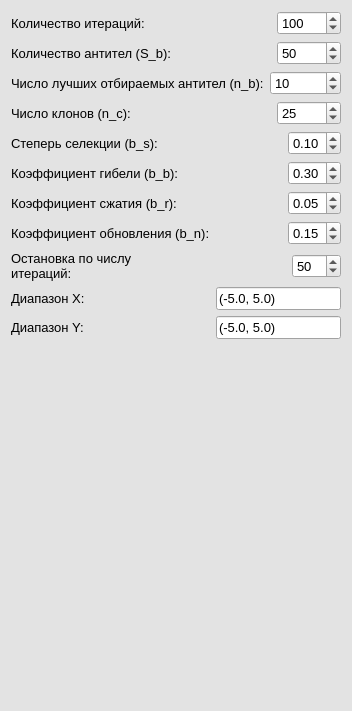
<?xml version="1.0" encoding="UTF-8"?>
<ui version="4.0">
 <class>Form</class>
 <widget class="QWidget" name="Form">
  <property name="geometry">
   <rect>
    <x>0</x>
    <y>0</y>
    <width>352</width>
    <height>711</height>
   </rect>
  </property>
  <property name="palette">
   <palette>
    <active>
     <colorrole role="WindowText">
      <brush brushstyle="SolidPattern">
       <color alpha="255">
        <red>0</red>
        <green>0</green>
        <blue>0</blue>
       </color>
      </brush>
     </colorrole>
     <colorrole role="Button">
      <brush brushstyle="SolidPattern">
       <color alpha="255">
        <red>227</red>
        <green>227</green>
        <blue>227</blue>
       </color>
      </brush>
     </colorrole>
     <colorrole role="Light">
      <brush brushstyle="SolidPattern">
       <color alpha="255">
        <red>255</red>
        <green>255</green>
        <blue>255</blue>
       </color>
      </brush>
     </colorrole>
     <colorrole role="Midlight">
      <brush brushstyle="SolidPattern">
       <color alpha="255">
        <red>241</red>
        <green>241</green>
        <blue>241</blue>
       </color>
      </brush>
     </colorrole>
     <colorrole role="Dark">
      <brush brushstyle="SolidPattern">
       <color alpha="255">
        <red>113</red>
        <green>113</green>
        <blue>113</blue>
       </color>
      </brush>
     </colorrole>
     <colorrole role="Mid">
      <brush brushstyle="SolidPattern">
       <color alpha="255">
        <red>151</red>
        <green>151</green>
        <blue>151</blue>
       </color>
      </brush>
     </colorrole>
     <colorrole role="Text">
      <brush brushstyle="SolidPattern">
       <color alpha="255">
        <red>0</red>
        <green>0</green>
        <blue>0</blue>
       </color>
      </brush>
     </colorrole>
     <colorrole role="BrightText">
      <brush brushstyle="SolidPattern">
       <color alpha="255">
        <red>255</red>
        <green>255</green>
        <blue>255</blue>
       </color>
      </brush>
     </colorrole>
     <colorrole role="ButtonText">
      <brush brushstyle="SolidPattern">
       <color alpha="255">
        <red>0</red>
        <green>0</green>
        <blue>0</blue>
       </color>
      </brush>
     </colorrole>
     <colorrole role="Base">
      <brush brushstyle="SolidPattern">
       <color alpha="255">
        <red>255</red>
        <green>255</green>
        <blue>255</blue>
       </color>
      </brush>
     </colorrole>
     <colorrole role="Window">
      <brush brushstyle="SolidPattern">
       <color alpha="255">
        <red>227</red>
        <green>227</green>
        <blue>227</blue>
       </color>
      </brush>
     </colorrole>
     <colorrole role="Shadow">
      <brush brushstyle="SolidPattern">
       <color alpha="255">
        <red>0</red>
        <green>0</green>
        <blue>0</blue>
       </color>
      </brush>
     </colorrole>
     <colorrole role="AlternateBase">
      <brush brushstyle="SolidPattern">
       <color alpha="255">
        <red>241</red>
        <green>241</green>
        <blue>241</blue>
       </color>
      </brush>
     </colorrole>
     <colorrole role="ToolTipBase">
      <brush brushstyle="SolidPattern">
       <color alpha="255">
        <red>255</red>
        <green>255</green>
        <blue>220</blue>
       </color>
      </brush>
     </colorrole>
     <colorrole role="ToolTipText">
      <brush brushstyle="SolidPattern">
       <color alpha="255">
        <red>0</red>
        <green>0</green>
        <blue>0</blue>
       </color>
      </brush>
     </colorrole>
     <colorrole role="PlaceholderText">
      <brush brushstyle="SolidPattern">
       <color alpha="128">
        <red>0</red>
        <green>0</green>
        <blue>0</blue>
       </color>
      </brush>
     </colorrole>
    </active>
    <inactive>
     <colorrole role="WindowText">
      <brush brushstyle="SolidPattern">
       <color alpha="255">
        <red>0</red>
        <green>0</green>
        <blue>0</blue>
       </color>
      </brush>
     </colorrole>
     <colorrole role="Button">
      <brush brushstyle="SolidPattern">
       <color alpha="255">
        <red>227</red>
        <green>227</green>
        <blue>227</blue>
       </color>
      </brush>
     </colorrole>
     <colorrole role="Light">
      <brush brushstyle="SolidPattern">
       <color alpha="255">
        <red>255</red>
        <green>255</green>
        <blue>255</blue>
       </color>
      </brush>
     </colorrole>
     <colorrole role="Midlight">
      <brush brushstyle="SolidPattern">
       <color alpha="255">
        <red>241</red>
        <green>241</green>
        <blue>241</blue>
       </color>
      </brush>
     </colorrole>
     <colorrole role="Dark">
      <brush brushstyle="SolidPattern">
       <color alpha="255">
        <red>113</red>
        <green>113</green>
        <blue>113</blue>
       </color>
      </brush>
     </colorrole>
     <colorrole role="Mid">
      <brush brushstyle="SolidPattern">
       <color alpha="255">
        <red>151</red>
        <green>151</green>
        <blue>151</blue>
       </color>
      </brush>
     </colorrole>
     <colorrole role="Text">
      <brush brushstyle="SolidPattern">
       <color alpha="255">
        <red>0</red>
        <green>0</green>
        <blue>0</blue>
       </color>
      </brush>
     </colorrole>
     <colorrole role="BrightText">
      <brush brushstyle="SolidPattern">
       <color alpha="255">
        <red>255</red>
        <green>255</green>
        <blue>255</blue>
       </color>
      </brush>
     </colorrole>
     <colorrole role="ButtonText">
      <brush brushstyle="SolidPattern">
       <color alpha="255">
        <red>0</red>
        <green>0</green>
        <blue>0</blue>
       </color>
      </brush>
     </colorrole>
     <colorrole role="Base">
      <brush brushstyle="SolidPattern">
       <color alpha="255">
        <red>255</red>
        <green>255</green>
        <blue>255</blue>
       </color>
      </brush>
     </colorrole>
     <colorrole role="Window">
      <brush brushstyle="SolidPattern">
       <color alpha="255">
        <red>227</red>
        <green>227</green>
        <blue>227</blue>
       </color>
      </brush>
     </colorrole>
     <colorrole role="Shadow">
      <brush brushstyle="SolidPattern">
       <color alpha="255">
        <red>0</red>
        <green>0</green>
        <blue>0</blue>
       </color>
      </brush>
     </colorrole>
     <colorrole role="AlternateBase">
      <brush brushstyle="SolidPattern">
       <color alpha="255">
        <red>241</red>
        <green>241</green>
        <blue>241</blue>
       </color>
      </brush>
     </colorrole>
     <colorrole role="ToolTipBase">
      <brush brushstyle="SolidPattern">
       <color alpha="255">
        <red>255</red>
        <green>255</green>
        <blue>220</blue>
       </color>
      </brush>
     </colorrole>
     <colorrole role="ToolTipText">
      <brush brushstyle="SolidPattern">
       <color alpha="255">
        <red>0</red>
        <green>0</green>
        <blue>0</blue>
       </color>
      </brush>
     </colorrole>
     <colorrole role="PlaceholderText">
      <brush brushstyle="SolidPattern">
       <color alpha="128">
        <red>0</red>
        <green>0</green>
        <blue>0</blue>
       </color>
      </brush>
     </colorrole>
    </inactive>
    <disabled>
     <colorrole role="WindowText">
      <brush brushstyle="SolidPattern">
       <color alpha="255">
        <red>113</red>
        <green>113</green>
        <blue>113</blue>
       </color>
      </brush>
     </colorrole>
     <colorrole role="Button">
      <brush brushstyle="SolidPattern">
       <color alpha="255">
        <red>227</red>
        <green>227</green>
        <blue>227</blue>
       </color>
      </brush>
     </colorrole>
     <colorrole role="Light">
      <brush brushstyle="SolidPattern">
       <color alpha="255">
        <red>255</red>
        <green>255</green>
        <blue>255</blue>
       </color>
      </brush>
     </colorrole>
     <colorrole role="Midlight">
      <brush brushstyle="SolidPattern">
       <color alpha="255">
        <red>241</red>
        <green>241</green>
        <blue>241</blue>
       </color>
      </brush>
     </colorrole>
     <colorrole role="Dark">
      <brush brushstyle="SolidPattern">
       <color alpha="255">
        <red>113</red>
        <green>113</green>
        <blue>113</blue>
       </color>
      </brush>
     </colorrole>
     <colorrole role="Mid">
      <brush brushstyle="SolidPattern">
       <color alpha="255">
        <red>151</red>
        <green>151</green>
        <blue>151</blue>
       </color>
      </brush>
     </colorrole>
     <colorrole role="Text">
      <brush brushstyle="SolidPattern">
       <color alpha="255">
        <red>113</red>
        <green>113</green>
        <blue>113</blue>
       </color>
      </brush>
     </colorrole>
     <colorrole role="BrightText">
      <brush brushstyle="SolidPattern">
       <color alpha="255">
        <red>255</red>
        <green>255</green>
        <blue>255</blue>
       </color>
      </brush>
     </colorrole>
     <colorrole role="ButtonText">
      <brush brushstyle="SolidPattern">
       <color alpha="255">
        <red>113</red>
        <green>113</green>
        <blue>113</blue>
       </color>
      </brush>
     </colorrole>
     <colorrole role="Base">
      <brush brushstyle="SolidPattern">
       <color alpha="255">
        <red>227</red>
        <green>227</green>
        <blue>227</blue>
       </color>
      </brush>
     </colorrole>
     <colorrole role="Window">
      <brush brushstyle="SolidPattern">
       <color alpha="255">
        <red>227</red>
        <green>227</green>
        <blue>227</blue>
       </color>
      </brush>
     </colorrole>
     <colorrole role="Shadow">
      <brush brushstyle="SolidPattern">
       <color alpha="255">
        <red>0</red>
        <green>0</green>
        <blue>0</blue>
       </color>
      </brush>
     </colorrole>
     <colorrole role="AlternateBase">
      <brush brushstyle="SolidPattern">
       <color alpha="255">
        <red>227</red>
        <green>227</green>
        <blue>227</blue>
       </color>
      </brush>
     </colorrole>
     <colorrole role="ToolTipBase">
      <brush brushstyle="SolidPattern">
       <color alpha="255">
        <red>255</red>
        <green>255</green>
        <blue>220</blue>
       </color>
      </brush>
     </colorrole>
     <colorrole role="ToolTipText">
      <brush brushstyle="SolidPattern">
       <color alpha="255">
        <red>0</red>
        <green>0</green>
        <blue>0</blue>
       </color>
      </brush>
     </colorrole>
     <colorrole role="PlaceholderText">
      <brush brushstyle="SolidPattern">
       <color alpha="128">
        <red>0</red>
        <green>0</green>
        <blue>0</blue>
       </color>
      </brush>
     </colorrole>
    </disabled>
   </palette>
  </property>
  <property name="windowTitle">
   <string>Form</string>
  </property>
  <layout class="QVBoxLayout" name="verticalLayout">
   <item>
    <layout class="QHBoxLayout" name="horizontalLayout_10">
     <item>
      <widget class="QLabel" name="label_2">
       <property name="font">
        <font>
         <pointsize>10</pointsize>
        </font>
       </property>
       <property name="text">
        <string>Количество итераций:</string>
       </property>
      </widget>
     </item>
     <item>
      <spacer name="horizontalSpacer">
       <property name="orientation">
        <enum>Qt::Horizontal</enum>
       </property>
       <property name="sizeHint" stdset="0">
        <size>
         <width>40</width>
         <height>20</height>
        </size>
       </property>
      </spacer>
     </item>
     <item>
      <widget class="QSpinBox" name="iteration_count">
       <property name="font">
        <font>
         <pointsize>10</pointsize>
        </font>
       </property>
       <property name="minimum">
        <number>1</number>
       </property>
       <property name="maximum">
        <number>10000</number>
       </property>
       <property name="singleStep">
        <number>10</number>
       </property>
       <property name="value">
        <number>100</number>
       </property>
      </widget>
     </item>
    </layout>
   </item>
   <item>
    <layout class="QHBoxLayout" name="horizontalLayout_14">
     <item>
      <widget class="QLabel" name="label_13">
       <property name="font">
        <font>
         <pointsize>10</pointsize>
        </font>
       </property>
       <property name="text">
        <string>Количество антител (S_b):</string>
       </property>
      </widget>
     </item>
     <item>
      <spacer name="horizontalSpacer_2">
       <property name="orientation">
        <enum>Qt::Horizontal</enum>
       </property>
       <property name="sizeHint" stdset="0">
        <size>
         <width>40</width>
         <height>20</height>
        </size>
       </property>
      </spacer>
     </item>
     <item>
      <widget class="QSpinBox" name="antibody_count">
       <property name="font">
        <font>
         <pointsize>10</pointsize>
        </font>
       </property>
       <property name="minimum">
        <number>1</number>
       </property>
       <property name="maximum">
        <number>10000</number>
       </property>
       <property name="singleStep">
        <number>10</number>
       </property>
       <property name="value">
        <number>50</number>
       </property>
      </widget>
     </item>
    </layout>
   </item>
   <item>
    <layout class="QHBoxLayout" name="horizontalLayout_12">
     <item>
      <widget class="QLabel" name="label_11">
       <property name="font">
        <font>
         <pointsize>10</pointsize>
        </font>
       </property>
       <property name="text">
        <string>Число лучших отбираемых антител (n_b):</string>
       </property>
      </widget>
     </item>
     <item>
      <widget class="QSpinBox" name="num_best_antibodies">
       <property name="font">
        <font>
         <pointsize>10</pointsize>
        </font>
       </property>
       <property name="minimum">
        <number>1</number>
       </property>
       <property name="maximum">
        <number>10000</number>
       </property>
       <property name="singleStep">
        <number>10</number>
       </property>
       <property name="value">
        <number>10</number>
       </property>
      </widget>
     </item>
    </layout>
   </item>
   <item>
    <layout class="QHBoxLayout" name="horizontalLayout_4">
     <item>
      <widget class="QLabel" name="label">
       <property name="font">
        <font>
         <pointsize>10</pointsize>
        </font>
       </property>
       <property name="text">
        <string>Число клонов (n_c):</string>
       </property>
      </widget>
     </item>
     <item>
      <spacer name="horizontalSpacer_5">
       <property name="orientation">
        <enum>Qt::Horizontal</enum>
       </property>
       <property name="sizeHint" stdset="0">
        <size>
         <width>40</width>
         <height>20</height>
        </size>
       </property>
      </spacer>
     </item>
     <item>
      <widget class="QSpinBox" name="num_clones">
       <property name="font">
        <font>
         <pointsize>10</pointsize>
        </font>
       </property>
       <property name="maximum">
        <number>10000</number>
       </property>
       <property name="singleStep">
        <number>5</number>
       </property>
       <property name="value">
        <number>25</number>
       </property>
      </widget>
     </item>
    </layout>
   </item>
   <item>
    <layout class="QHBoxLayout" name="horizontalLayout_5">
     <item>
      <widget class="QLabel" name="label_5">
       <property name="font">
        <font>
         <pointsize>10</pointsize>
        </font>
       </property>
       <property name="text">
        <string>Степерь селекции (b_s):</string>
       </property>
      </widget>
     </item>
     <item>
      <spacer name="horizontalSpacer_3">
       <property name="orientation">
        <enum>Qt::Horizontal</enum>
       </property>
       <property name="sizeHint" stdset="0">
        <size>
         <width>40</width>
         <height>20</height>
        </size>
       </property>
      </spacer>
     </item>
     <item>
      <widget class="QDoubleSpinBox" name="selection_ratio">
       <property name="font">
        <font>
         <pointsize>10</pointsize>
        </font>
       </property>
       <property name="minimum">
        <double>0.000000000000000</double>
       </property>
       <property name="maximum">
        <double>1.000000000000000</double>
       </property>
       <property name="singleStep">
        <double>0.050000000000000</double>
       </property>
       <property name="value">
        <double>0.100000000000000</double>
       </property>
      </widget>
     </item>
    </layout>
   </item>
   <item>
    <layout class="QHBoxLayout" name="horizontalLayout_7">
     <item>
      <widget class="QLabel" name="label_7">
       <property name="font">
        <font>
         <pointsize>10</pointsize>
        </font>
       </property>
       <property name="text">
        <string>Коэффициент гибели (b_b):</string>
       </property>
      </widget>
     </item>
     <item>
      <spacer name="horizontalSpacer_7">
       <property name="orientation">
        <enum>Qt::Horizontal</enum>
       </property>
       <property name="sizeHint" stdset="0">
        <size>
         <width>40</width>
         <height>20</height>
        </size>
       </property>
      </spacer>
     </item>
     <item>
      <widget class="QDoubleSpinBox" name="death_ratio">
       <property name="font">
        <font>
         <pointsize>10</pointsize>
        </font>
       </property>
       <property name="minimum">
        <double>0.000000000000000</double>
       </property>
       <property name="maximum">
        <double>5.000000000000000</double>
       </property>
       <property name="singleStep">
        <double>0.050000000000000</double>
       </property>
       <property name="value">
        <double>0.300000000000000</double>
       </property>
      </widget>
     </item>
    </layout>
   </item>
   <item>
    <layout class="QHBoxLayout" name="horizontalLayout">
     <item>
      <widget class="QLabel" name="label_4">
       <property name="font">
        <font>
         <pointsize>10</pointsize>
        </font>
       </property>
       <property name="text">
        <string>Коэффициент сжатия (b_r):</string>
       </property>
       <property name="wordWrap">
        <bool>false</bool>
       </property>
      </widget>
     </item>
     <item>
      <spacer name="horizontalSpacer_8">
       <property name="orientation">
        <enum>Qt::Horizontal</enum>
       </property>
       <property name="sizeHint" stdset="0">
        <size>
         <width>40</width>
         <height>20</height>
        </size>
       </property>
      </spacer>
     </item>
     <item>
      <widget class="QDoubleSpinBox" name="compression_ratio">
       <property name="font">
        <font>
         <pointsize>10</pointsize>
        </font>
       </property>
       <property name="maximum">
        <double>1.000000000000000</double>
       </property>
       <property name="singleStep">
        <double>0.050000000000000</double>
       </property>
       <property name="value">
        <double>0.050000000000000</double>
       </property>
      </widget>
     </item>
    </layout>
   </item>
   <item>
    <layout class="QHBoxLayout" name="horizontalLayout_13">
     <item>
      <widget class="QLabel" name="refresh_ratio_label">
       <property name="font">
        <font>
         <pointsize>10</pointsize>
        </font>
       </property>
       <property name="text">
        <string>Коэффициент обновления (b_n):</string>
       </property>
      </widget>
     </item>
     <item>
      <spacer name="horizontalSpacer_9">
       <property name="orientation">
        <enum>Qt::Horizontal</enum>
       </property>
       <property name="sizeHint" stdset="0">
        <size>
         <width>40</width>
         <height>20</height>
        </size>
       </property>
      </spacer>
     </item>
     <item>
      <widget class="QDoubleSpinBox" name="refresh_ratio">
       <property name="font">
        <font>
         <pointsize>10</pointsize>
        </font>
       </property>
       <property name="minimum">
        <double>0.000000000000000</double>
       </property>
       <property name="maximum">
        <double>5.000000000000000</double>
       </property>
       <property name="singleStep">
        <double>0.050000000000000</double>
       </property>
       <property name="value">
        <double>0.150000000000000</double>
       </property>
      </widget>
     </item>
    </layout>
   </item>
   <item>
    <layout class="QHBoxLayout" name="horizontalLayout_11">
     <item>
      <widget class="QLabel" name="label_8">
       <property name="font">
        <font>
         <pointsize>10</pointsize>
        </font>
       </property>
       <property name="text">
        <string>Остановка по числу итераций:</string>
       </property>
       <property name="wordWrap">
        <bool>true</bool>
       </property>
      </widget>
     </item>
     <item>
      <spacer name="horizontalSpacer_4">
       <property name="orientation">
        <enum>Qt::Horizontal</enum>
       </property>
       <property name="sizeHint" stdset="0">
        <size>
         <width>40</width>
         <height>20</height>
        </size>
       </property>
      </spacer>
     </item>
     <item>
      <widget class="QSpinBox" name="no_changes_iterations_count">
       <property name="font">
        <font>
         <pointsize>10</pointsize>
        </font>
       </property>
       <property name="maximum">
        <number>100</number>
       </property>
       <property name="value">
        <number>50</number>
       </property>
      </widget>
     </item>
    </layout>
   </item>
   <item>
    <layout class="QHBoxLayout" name="horizontalLayout_8">
     <item>
      <widget class="QLabel" name="label_9">
       <property name="font">
        <font>
         <pointsize>10</pointsize>
        </font>
       </property>
       <property name="text">
        <string>Диапазон X:</string>
       </property>
      </widget>
     </item>
     <item>
      <spacer name="horizontalSpacer_10">
       <property name="orientation">
        <enum>Qt::Horizontal</enum>
       </property>
       <property name="sizeHint" stdset="0">
        <size>
         <width>40</width>
         <height>20</height>
        </size>
       </property>
      </spacer>
     </item>
     <item>
      <widget class="QLineEdit" name="x_range">
       <property name="font">
        <font>
         <pointsize>10</pointsize>
        </font>
       </property>
       <property name="text">
        <string>(-5.0, 5.0)</string>
       </property>
       <property name="placeholderText">
        <string>(5.0, 5.0)</string>
       </property>
      </widget>
     </item>
    </layout>
   </item>
   <item>
    <layout class="QHBoxLayout" name="horizontalLayout_9">
     <item>
      <widget class="QLabel" name="label_10">
       <property name="font">
        <font>
         <pointsize>10</pointsize>
        </font>
       </property>
       <property name="text">
        <string>Диапазон Y:</string>
       </property>
      </widget>
     </item>
     <item>
      <spacer name="horizontalSpacer_11">
       <property name="orientation">
        <enum>Qt::Horizontal</enum>
       </property>
       <property name="sizeHint" stdset="0">
        <size>
         <width>40</width>
         <height>20</height>
        </size>
       </property>
      </spacer>
     </item>
     <item>
      <widget class="QLineEdit" name="y_range">
       <property name="font">
        <font>
         <pointsize>10</pointsize>
        </font>
       </property>
       <property name="text">
        <string>(-5.0, 5.0)</string>
       </property>
       <property name="placeholderText">
        <string>(5.0, 5.0)</string>
       </property>
      </widget>
     </item>
    </layout>
   </item>
   <item>
    <spacer name="verticalSpacer">
     <property name="orientation">
      <enum>Qt::Vertical</enum>
     </property>
     <property name="sizeHint" stdset="0">
      <size>
       <width>20</width>
       <height>40</height>
      </size>
     </property>
    </spacer>
   </item>
  </layout>
 </widget>
 <resources/>
 <connections/>
</ui>
